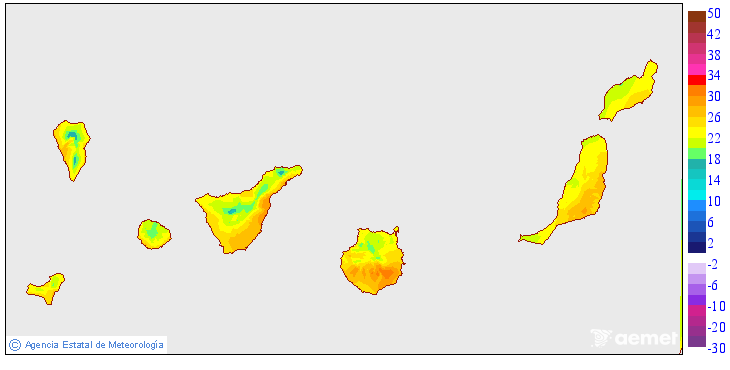
#> input picture aemet-temperaturas/images/canarias/maxima/2026-06-06.png, 730 x 370 px; its folder holds 3 pictures in this run
$ python generar_gif.py
#> lines starting #> are read from the running program, lines starting #| are printed output that depends on the picture
#> pass 2 of the loop in ultimo_anio, `for zona in ("peninsula", "canarias"):`:
#!/usr/bin/env python3
"""
Genera GIFs animados de la ola de calor a partir de los mapas diarios de AEMET
que recoge descarga_aemet.py (images/peninsula/{minima,maxima}/YYYY-MM-DD.png).

Produce:
  docs/ola-minimas.gif    -> mínimas nocturnas, día a día (la tesis: los
                             refugios del interior aguantan azules mientras
                             la costa se pone roja de noche).
  docs/ola-dia-noche.gif  -> doble panel máximas | mínimas: de día casi todo
                             arde; de noche, los refugios resisten.

Reproducible: vuelve a ejecutarlo cuando haya más días y el GIF crecerá solo.

Uso:
    python scripts/generar_gif.py
"""

from __future__ import annotations

import argparse
import glob
import re
from pathlib import Path

from PIL import Image, ImageDraw, ImageFont, PngImagePlugin

# Metadatos incrustados: la atribucion y el enlace viajan DENTRO del archivo
# aunque un medio lo copie o lo comparta. El comentario GIF va en ASCII plano.
SITE = "https://nochetropical.es"
GIF_COMMENT = ("Mapa de la ola de calor en Espana (AEMET) - nochetropical.es | "
               "noches tropicales, refugios climaticos, donde se duerme fresco | "
               "Fuente: AEMET, CC BY 4.0 | " + SITE + "/ola-de-calor/")


# [11 lines left out: function _png_meta, not called in this run]


SCRIPT_DIR = Path(__file__).resolve().parent
AEMET_DIR = SCRIPT_DIR.parent
REPO_ROOT = AEMET_DIR.parent
IMG_DIR = AEMET_DIR / "images" / "peninsula"
DOCS_DIR = REPO_ROOT / "docs"

BG = (22, 16, 9)        # #161009
PAPER = (239, 230, 214)
TEJA = (217, 116, 78)
TEAL = (150, 182, 196)
MUTED = (160, 148, 124)

MESES = ["", "ene", "feb", "mar", "abr", "may", "jun",
         "jul", "ago", "sep", "oct", "nov", "dic"]

FUENTES = [
    "C:/Windows/Fonts/arialbd.ttf", "C:/Windows/Fonts/Arial.ttf",
    "DejaVuSans-Bold.ttf", "/usr/share/fonts/truetype/dejavu/DejaVuSans-Bold.ttf",
]


def fuente(size: int) -> ImageFont.FreeTypeFont:
    for f in FUENTES:
        try:
            return ImageFont.truetype(f, size)
        except OSError:
            continue
    try:
        return ImageFont.load_default(size)
    except TypeError:
        return ImageFont.load_default()


def fecha_bonita(nombre: str) -> str:
    m = re.match(r"(\d{4})-(\d{2})-(\d{2})", nombre)
    if not m:
        return nombre
    a, mes, d = int(m.group(1)), int(m.group(2)), int(m.group(3))
    return f"{d} {MESES[mes]} {a}"


# Ventana de la EDICIÓN, en texto AAAA-MM-DD. La rellena main() antes de
# generar nada. Si se queda en None se usa todo lo que haya, que era el
# comportamiento viejo y es justo el que había que quitar.
# LA TEMPORADA CÁLIDA, medida sobre 2017-2025 y no elegida a ojo:
#
#   · 5 % de estaciones con 30 °C o más: del 3 de mayo al 25 de octubre de
#     mediana; en el año más amplio, del 9 de marzo al 15 de noviembre.
#   · 20 % con 30 °C o más: del 16 de mayo al 4 de octubre, y en el año más
#     amplio ya estaba activo el 26 de abril.
#   · Valencia en mayo NUNCA ha bajado de 6 días de 30 °C o más (15 en 2022),
#     y en octubre tiene 15 días de 25 °C o más. En noviembre, uno.
#
# De ahí el 15 de abril al 31 de octubre: coge mayo entero, la parte de abril
# que algunos años ya arde, y octubre, donde el mapa de MÁXIMAS sigue diciendo
# algo —22-28 °C en media España— aunque el de mínimas ya no.
#
# No se usa el año natural: la descarga corre los 365 días, así que un GIF de
# «la ola de calor» arrancaría en enero con media España helada.
TEMPORADA = ("04-15", "10-31")

VENTANA: tuple[str, str] | None = None


def archivos(tipo: str, zona: str = "peninsula") -> list[Path]:
    """Los mapas de esa serie DENTRO de la ventana de la edición.

    Antes devolvía todo lo que hubiera en la carpeta, sin filtro, y el GIF
    crecía solo hacia el otoño: el 6 de octubre el último fotograma —el que
    se queda 1,7 s en pantalla, el doble que los demás— era un mapa templado
    en el que no pasa nada, dentro de una animación titulada «ola de calor».
    Y cada reconstrucción añadía ~22 MB al historial para empeorarla.

    La fecha sale del NOMBRE del fichero (AAAA-MM-DD.png), que es como los
    escribe descarga_aemet.py; no de la fecha de modificación, que cambia al
    clonar el repo.
    """
    base = AEMET_DIR / "images" / zona
    todos = sorted(Path(p) for p in glob.glob(str(base / tipo / "*.png")))
    if not VENTANA:
        return todos
    desde, hasta = VENTANA
    return [p for p in todos if desde <= p.stem <= hasta]


def texto_centrado(draw, cx, y, txt, fnt, fill):
    b = draw.textbbox((0, 0), txt, font=fnt)
    draw.text((cx - (b[2] - b[0]) / 2, y), txt, font=fnt, fill=fill)


def texto_derecha(draw, x, y, txt, fnt, fill):
    b = draw.textbbox((0, 0), txt, font=fnt)
    draw.text((x - (b[2] - b[0]), y), txt, font=fnt, fill=fill)


def duraciones(n: int, normal=380, ultimo=1700, primero=900) -> list[int]:
    d = [normal] * n
    if n:
        d[0] = primero
        d[-1] = ultimo
    return d


def gif_simple(tipo: str, etiqueta: str, salida: Path, color_etq, zona: str = "peninsula") -> None:
#> called with tipo = 'maxima', etiqueta = 'Máximas · de día', color_etq = (217, 116, 78), zona = 'peninsula'
    fs = archivos(tipo, zona)
    if not fs:
        print(f"  (sin imágenes en {tipo})")
        return
    base = Image.open(fs[0]).convert("RGB")
#> base is the input picture: PIL image 730x370 RGB; mean R, G, B 231.4, 230.1, 219.7
    w, h = base.size
#> w = 730; h = 370
    band = 46
    f_fecha, f_etq = fuente(24), fuente(15)
    frames = []
    for p in fs:
        mapa = Image.open(p).convert("RGB").resize((w, h))
        lienzo = Image.new("RGB", (w, h + band), BG)
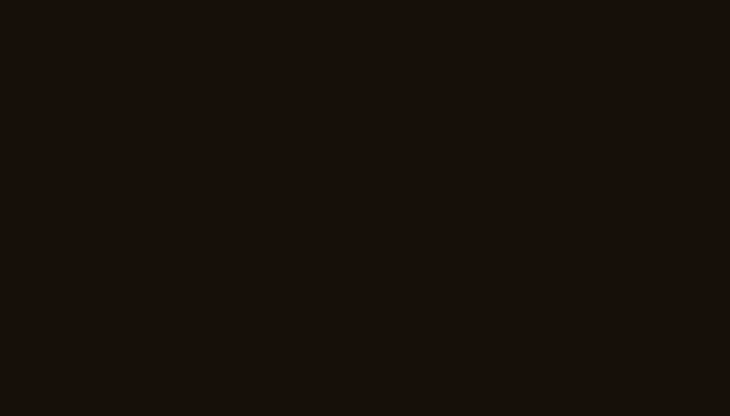
#> lienzo: PIL image 730x416 RGB; mean R, G, B 22, 16, 9
        lienzo.paste(mapa, (0, band))
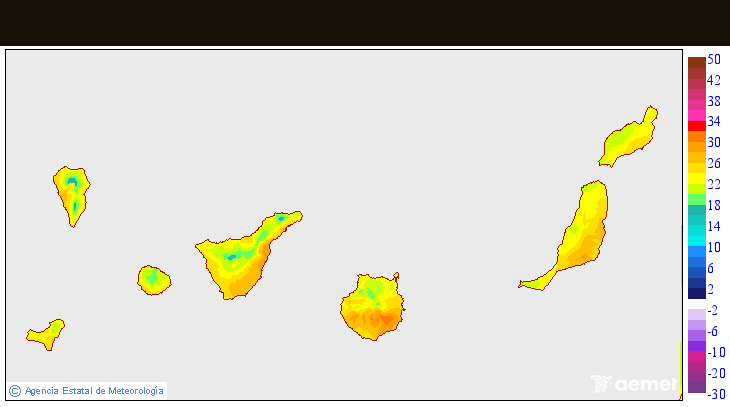
#> lienzo: PIL image 730x416 RGB; mean R, G, B 208.3, 206.4, 196.4
        d = ImageDraw.Draw(lienzo)
        d.text((16, 14), etiqueta, font=f_etq, fill=color_etq)
        texto_derecha(d, w - 16, 9, fecha_bonita(p.name), f_fecha, PAPER)
        d.line([(0, band - 1), (w, band - 1)], fill=TEJA, width=2)
        frames.append(lienzo)
#> pass 2 of the loop in gif_simple, `for p in fs:`:
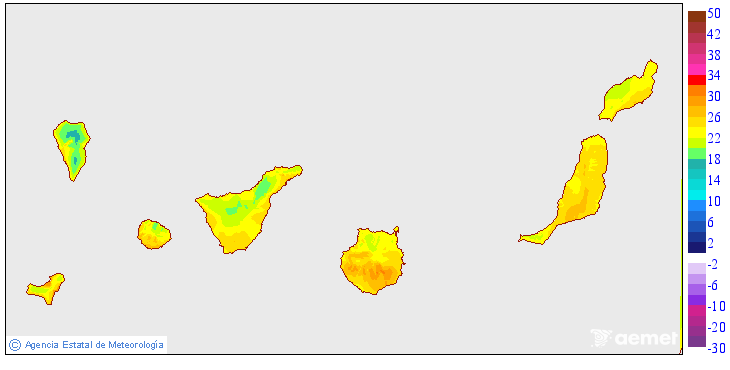
#> input picture aemet-temperaturas/images/canarias/maxima/2026-06-14.png, 730 x 370 px
#> in gif_simple, mapa is the input picture: PIL image 730x370 RGB; mean R, G, B 231.4, 230.2, 219.7
#> in gif_simple, `lienzo.paste(mapa, (0, band))`:
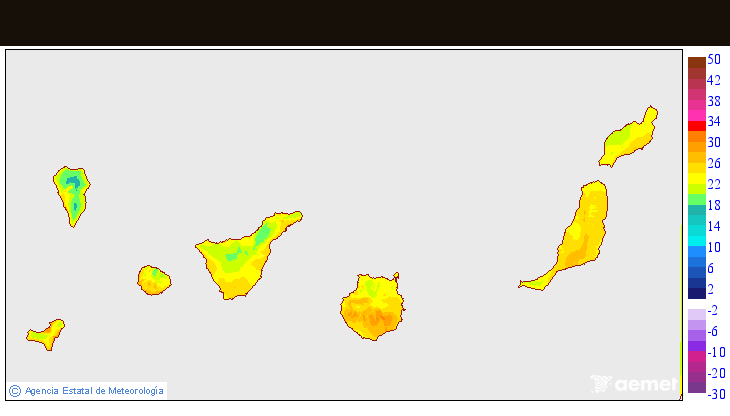
#> lienzo: PIL image 730x416 RGB; mean R, G, B 208.3, 206.5, 196.4
#> pass 3 of the loop in gif_simple, `for p in fs:`:
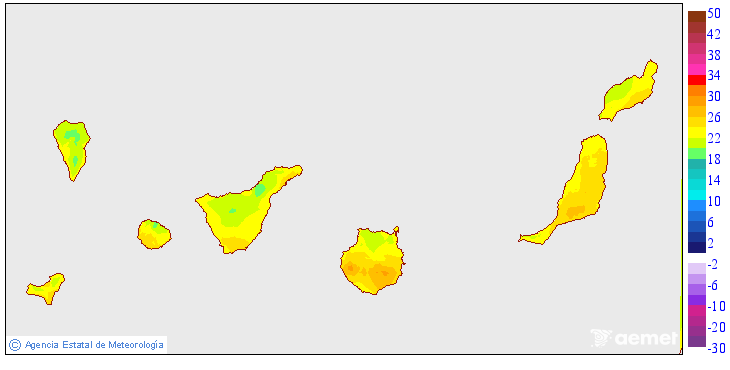
#> input picture aemet-temperaturas/images/canarias/maxima/2026-06-15.png, 730 x 370 px
#> in gif_simple, mapa is the input picture: PIL image 730x370 RGB; mean R, G, B 231.6, 230.5, 219.4
#> in gif_simple, `lienzo.paste(mapa, (0, band))`:
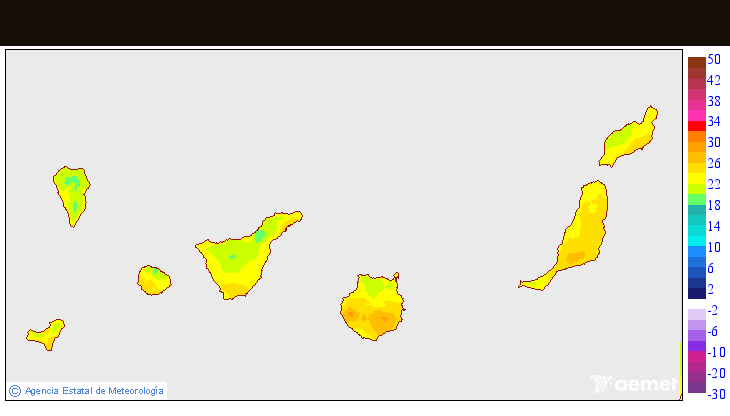
#> lienzo: PIL image 730x416 RGB; mean R, G, B 208.4, 206.8, 196.2
    salida.parent.mkdir(parents=True, exist_ok=True)
    frames[0].save(salida, save_all=True, append_images=frames[1:],
                   duration=duraciones(len(frames)), loop=0, optimize=True,
                   comment=GIF_COMMENT)
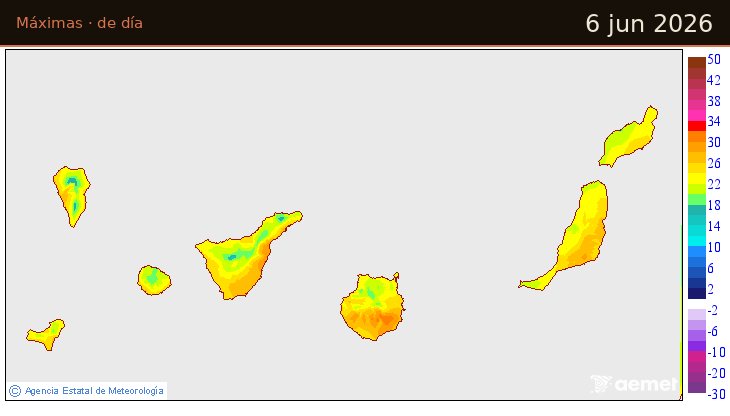
#> saved as ola-maximas.gif: PIL image 730x416 RGB; mean R, G, B 209.3, 206.9, 196.6
#> (the run stopped early here; a loop or call above may not have finished)
